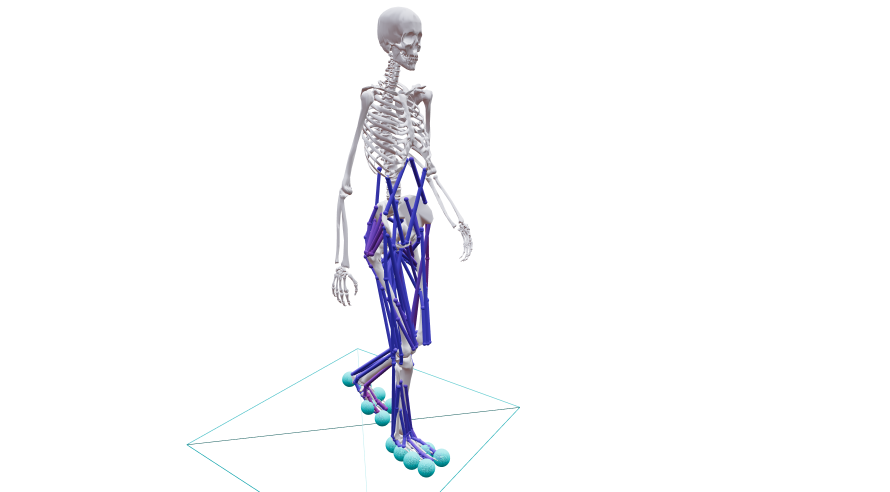
#> input picture figures/fig1a_model.png, 2670 x 1476 px, found by its file name (shown at 1/3 size)
$ python make_fig1.py
#> lines starting #> are read from the running program, lines starting #| are printed output that depends on the picture; after the words box and inside, x2 and y2 are one past the last pixel; in counts of white or black regions, pixels touching at a corner belong together
"""
Fig 1 — overview: (a) model snapshot, (b) pelvis-referenced vertical moment (top view),
(c) objective function, (d) coordination measures.

Panel (a) is an OpenSim GUI snapshot saved as  figures/fig1a_model.png  (see handover).
If the file is missing, a labelled placeholder box is drawn instead.

Run from project root:  python analysis\\make_fig1.py   ->  figures/fig1_overview.(pdf|png)
"""
import os
import numpy as np
import matplotlib
matplotlib.use('Agg')
import matplotlib.pyplot as plt
from matplotlib.patches import FancyArrowPatch, Ellipse, Circle, FancyBboxPatch, Arc

OUT = 'figures'; os.makedirs(OUT, exist_ok=True)
IMG = os.path.join(OUT, 'fig1a_model.png')
C_BASE, C_REF, C_AM = '#0072B2', '#E69F00', '#009E73'   # Okabe-Ito, as in Figs 2-6
C_TR, C_C, C_FM = '#56B4E9', '#CC79A7', '#6b6b6b'
INK, MUTED, GRID, EXP = '#000000', '#6b6b6b', '#d9d9d9', '#3a3a3a'
MM = 1 / 25.4
plt.rcParams.update({'font.family': 'sans-serif',
                     'font.sans-serif': ['Arial', 'Liberation Sans', 'Helvetica', 'DejaVu Sans'],
                     'font.size': 7, 'mathtext.default': 'regular',
                     'pdf.fonttype': 42, 'savefig.dpi': 600})


def arrow(ax, p0, p1, col=INK, lw=1.0, ms=7, ls='-', z=3):
    ax.add_patch(FancyArrowPatch(p0, p1, arrowstyle='-|>', mutation_scale=ms, color=col,
                                 lw=lw, ls=ls, zorder=z, shrinkA=0, shrinkB=0))


def title(ax, s):
    # bold upper-case panel letter, plain title
#> further down, img is the input picture: shape (1476, 2670, 4) float32; mean R, G, B, A 0.0273, 0.0284, 0.0369, 0.0538
    letter, name = s.split(' ', 1)
    ax.text(0.0, 1.0, letter, transform=ax.transAxes, ha='left', va='bottom',
            fontsize=8, fontweight='bold', color=INK)
    ax.annotate(name, (0.0, 1.0), xycoords='axes fraction', xytext=(9, 0), textcoords='offset points',
                ha='left', va='bottom', fontsize=7, color=INK)


fig = plt.figure(figsize=(180 * MM, 64 * MM))
gs = fig.add_gridspec(1, 4, width_ratios=[0.62, 1.55, 1.45, 0.92], wspace=0.42)

# ── (a) model snapshot ──────────────────────────────────────────────────
REMOVE_THIN_LINES = True   # drop 1-2 px lines (floor outline, light helper)
KEY_TO_WHITE = True   # replace the (solid) snapshot background colour with white
CROP = None   # manual crop as fractions (left, top, right, bottom), e.g. (0.3, 0.05, 0.7, 0.95); None = auto


def autocrop(img, tol=0.08, pad=0.03, line_px=2):
    """Trim a uniform background (colour estimated from the image border).
    Thin 1-2 px lines (WebGL helper/floor outlines) are removed before the bounding box is taken:
    a binary opening keeps only structures wider than ~2*line_px+1 px (bones, muscles, spheres)."""
#> called with tol = 0.08, pad = 0.03, line_px = 2
    rgb = img[..., :3].astype(float)
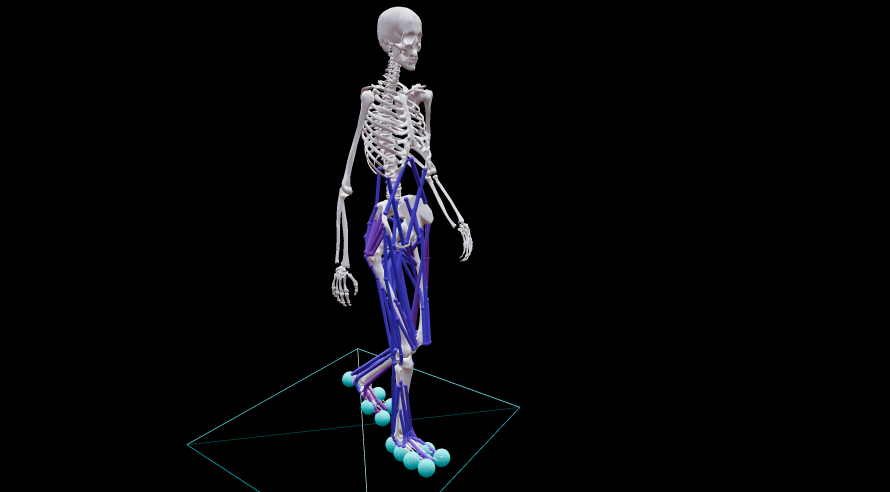
#> rgb: shape (1476, 2670, 3) float64 (shown at 1/3 size); mean R, G, B 0.0273, 0.0284, 0.0369
    if rgb.max() > 1.5: rgb /= 255.0
    border = np.concatenate([rgb[0], rgb[-1], rgb[:, 0], rgb[:, -1]])
    bg = np.median(border, axis=0)
#> bg = [0, 0, 0]
    mask = np.abs(rgb - bg).max(axis=2) > tol
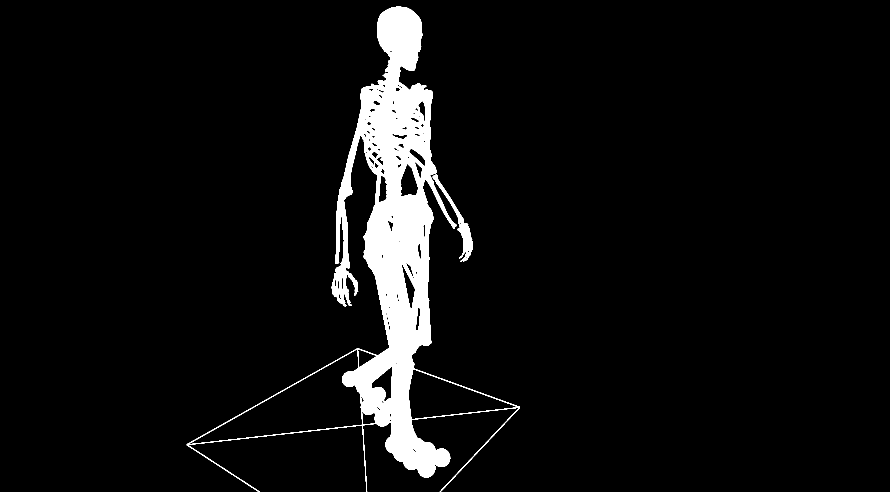
#> mask: shape (1476, 2670) bool (shown at 1/3 size); 5.6% white; 2 white regions, box (x1, y1, x2, y2) and area: (560, 20, 1560, 1476) 214460, (1298, 524, 1419, 785) 4454
    if REMOVE_THIN_LINES:
        try:
            from scipy import ndimage as ndi
            k = np.ones((2 * line_px + 1, 2 * line_px + 1), bool)
            core = ndi.binary_opening(mask, structure=k)
#> core: shape (1476, 2670) bool; 5.4% white; 5 white regions, box (x1, y1, x2, y2) and area: (1001, 20, 1369, 1433) 206829, (1299, 524, 1418, 771) 4188, (995, 843, 1006, 886) 335, (1387, 775, 1400, 783) 82, (1120, 513, 1128, 521) 52
            keep = ndi.binary_dilation(core, structure=k, iterations=2)   # keep anti-aliased edges
#> keep: shape (1476, 2670) bool; 6.5% white; 1 white region, box (x1, y1, x2, y2) and area: (991, 16, 1422, 1437) 256382
            rgb[mask & ~keep] = bg; mask &= keep
#> after `mask &= keep`:
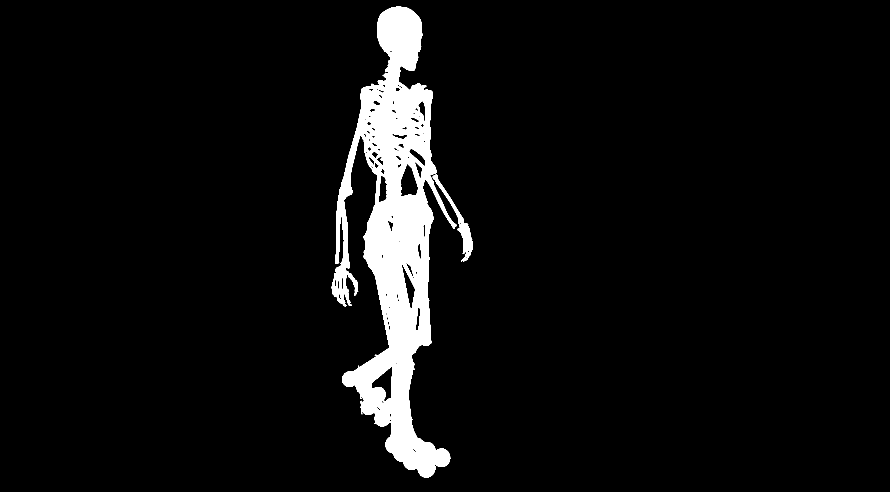
#> mask: shape (1476, 2670) bool (shown at 1/3 size); 5.4% white; 2 white regions, box (x1, y1, x2, y2) and area: (995, 20, 1369, 1433) 207917, (1298, 524, 1419, 785) 4393
        except ImportError:
            print('scipy not found: thin-line removal skipped')
    if not mask.any(): return img
    r = np.where(mask.any(1))[0]; c = np.where(mask.any(0))[0]
#> after `r = np.where(mask.any(1))[0]`: r = 1413 values from 20 to 1432
#> after `c = np.where(mask.any(0))[0]`: c = 424 values from 995 to 1418
    ph, pw = int(pad * img.shape[0]), int(pad * img.shape[1])
#> ph = 44; pw = 80
    sl = (slice(max(r[0] - ph, 0), r[-1] + ph + 1), slice(max(c[0] - pw, 0), c[-1] + pw + 1))
    rgb, mask = rgb[sl].copy(), mask[sl]
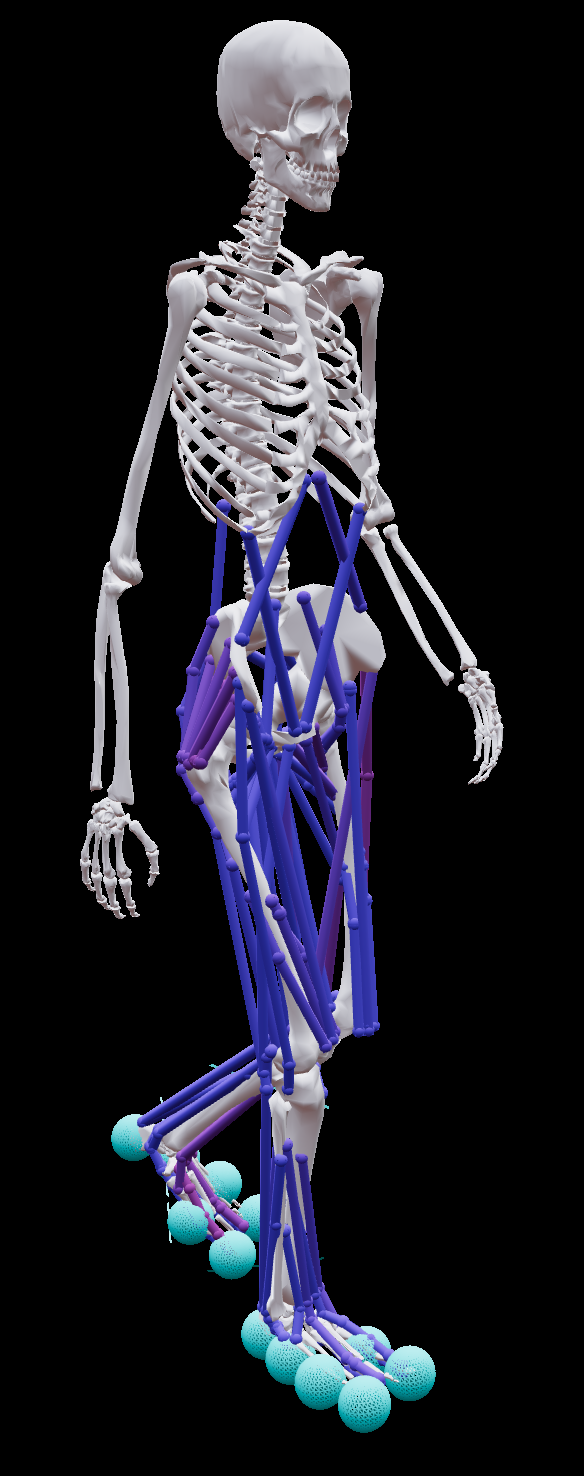
#> rgb: shape (1476, 584, 3) float64; mean R, G, B 0.123, 0.125, 0.164
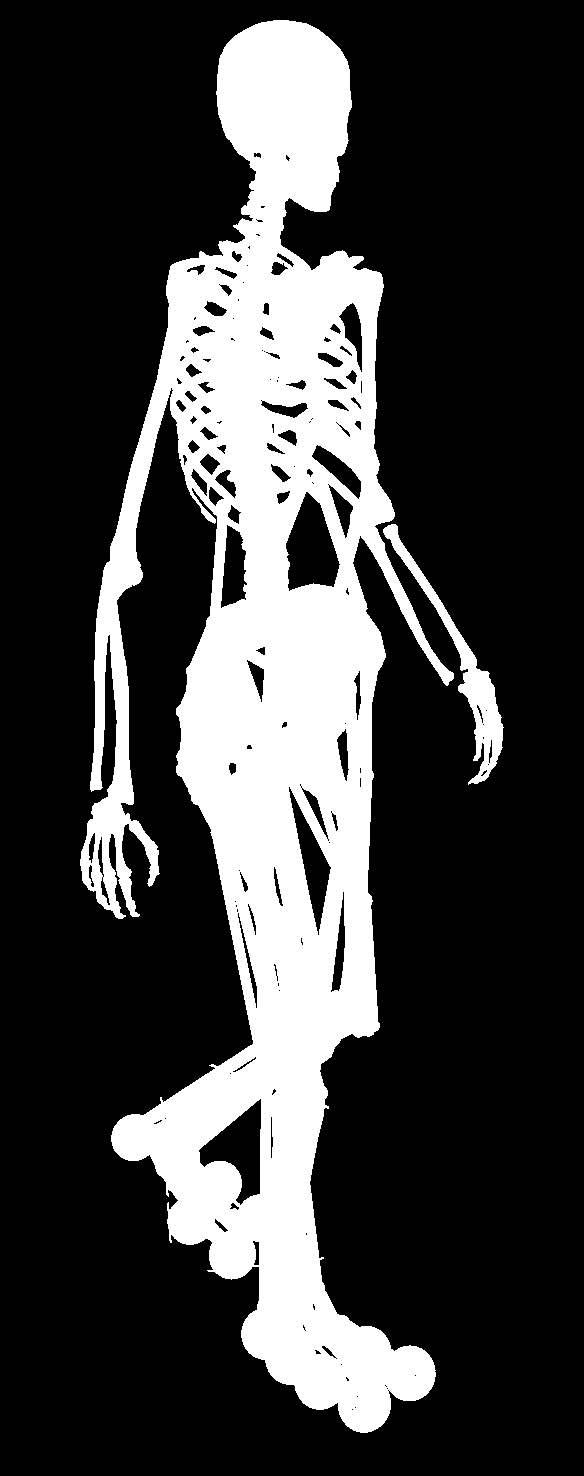
#> mask: shape (1476, 584) bool; 24.6% white; 2 white regions, box (x1, y1, x2, y2) and area: (80, 20, 454, 1433) 207917, (383, 524, 504, 785) 4393
    if KEY_TO_WHITE:   # any solid background colour -> white
        rgb[~mask] = 1.0
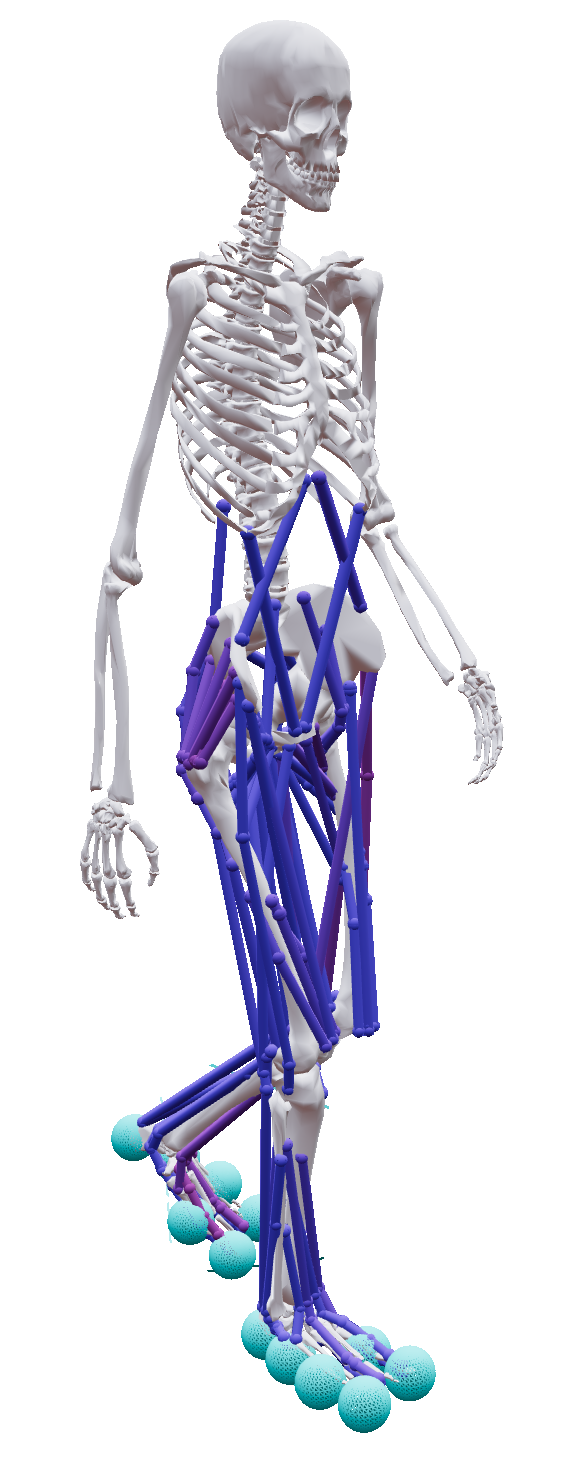
#> rgb: shape (1476, 584, 3) float64; mean R, G, B 0.877, 0.879, 0.918
    return rgb


ax = fig.add_subplot(gs[0]); ax.axis('off'); title(ax, 'A Model')
iax = ax.inset_axes([0.0, 0.24, 1.0, 0.70]); iax.axis('off')
if os.path.exists(IMG):
    img = plt.imread(IMG)
    if CROP is not None:
        h, w = img.shape[:2]; l, t, r_, b = CROP
        img = img[int(t * h):int(b * h), int(l * w):int(r_ * w)]
    else:
        img = autocrop(img)
    iax.imshow(img, interpolation='lanczos')
else:
    iax.set_xlim(0, 1); iax.set_ylim(0, 1)
    iax.add_patch(FancyBboxPatch((0.05, 0.02), 0.9, 0.96, boxstyle='round,pad=0.01',
                                 fc='#f4f3f0', ec=GRID))
    iax.text(0.5, 0.5, 'OpenSim\nsnapshot', ha='center', va='center', color=MUTED, fontsize=6.5)
ax.text(0.5, 0.20, '31 degrees of freedom, 92 muscles\n3-DOF lumbar joint, oblique subtalar axis\ntorque-driven arms\n6 contact spheres per foot',
        transform=ax.transAxes, ha='center', va='top', fontsize=5.6, color=EXP, linespacing=1.3)

# ── (b) pelvis-referenced vertical moment, top view ─────────────────────
# right-handed frame seen from above: x forward (right on page), y vertical (out of page),
# z = x × y  ->  points DOWN on the page (subject's right side)
host_b = fig.add_subplot(gs[1]); host_b.axis('off')
title(host_b, 'B Vertical moment about the pelvis')
ax = host_b.inset_axes([0.0, 0.0, 1.0, 0.97]); ax.axis('off')
ax.set_xlim(-0.15, 1.85); ax.set_ylim(-2.15, 0.30); ax.set_aspect('equal', adjustable='box')
ax.text(-0.15, 0.28, 'top view (y vertical, out of the page)', fontsize=5.6, color=MUTED, va='top')
O = np.array([0.0, -0.10]); P = np.array([0.95, -0.55]); G = P + np.array([-0.20, 0.0])
cop = np.array([1.38, -1.08])
# ground frame at O
arrow(ax, O, O + [0.26, 0], col=MUTED, lw=0.8, ms=5)
ax.text(O[0] + 0.29, O[1], 'x (forward)', va='center', color=MUTED, fontsize=5.6)
arrow(ax, O, O + [0, -0.26], col=MUTED, lw=0.8, ms=5)
ax.text(O[0] + 0.04, O[1] - 0.27, 'z (right)', ha='left', va='top', color=MUTED, fontsize=5.6)
ax.add_patch(Circle(O, 0.045, fc='white', ec=MUTED, lw=0.7, zorder=4))
ax.plot(*O, 'o', color=MUTED, ms=1.6, zorder=5)
ax.text(O[0] - 0.07, O[1] + 0.02, 'O', ha='right', va='center', color=MUTED, fontsize=6.8)
# r_P
arrow(ax, O + [0.05, -0.02], P + [-0.04, 0.02], col=MUTED, lw=0.6, ls=(0, (3, 2)), ms=5)
ax.text(0.46, -0.27, r'$\mathbf{r}_P$', color=MUTED, fontsize=6.6, va='bottom', ha='center')
# moment about P
ax.add_patch(Arc(P, 0.34, 0.34, theta1=200, theta2=500, color=C_AM, lw=1.4, zorder=3))
a1 = np.radians(500); a0 = np.radians(485)
arrow(ax, P + 0.17 * np.array([np.cos(a0), np.sin(a0)]), P + 0.17 * np.array([np.cos(a1), np.sin(a1)]),
      col=C_AM, lw=1.4, ms=6)
ax.add_patch(Circle(P, 0.03, fc=C_AM, ec='white', lw=0.8, zorder=4))
ax.text(P[0] + 0.22, P[1] + 0.10, 'M$_{P,y}$', color=C_AM, fontsize=7.2, va='center')
ax.text(P[0] + 0.02, P[1] + 0.24, 'pelvis origin P', fontsize=5.8, color=INK, ha='center', va='bottom')
# COM
ax.add_patch(Circle(G, 0.022, fc='white', ec=INK, lw=0.7, zorder=4))
ax.plot([G[0], G[0] - 0.10], [G[1] - 0.03, G[1] - 0.16], color=INK, lw=0.4)
ax.text(G[0] - 0.12, G[1] - 0.17, 'COM\n(about 7 cm posterior to P)', fontsize=5.4, ha='center', va='top',
        color=INK, linespacing=1.15)
# stance foot and ground reaction force components
ax.add_patch(Ellipse(cop + [0.02, 0], 0.40, 0.14, fc='#f2f2f2', ec=MUTED, lw=0.6))
ax.plot(*cop, 'o', color=INK, ms=2.4, zorder=5)
arrow(ax, cop, cop + [-0.28, 0], col=EXP, lw=1.2, ms=6)
ax.text(cop[0] - 0.31, cop[1], 'F$_x$', color=EXP, ha='right', va='center', fontsize=6.4)
arrow(ax, cop, cop + [0, 0.22], col=EXP, lw=1.2, ms=6)
ax.text(cop[0] + 0.04, cop[1] + 0.20, 'F$_z$', color=EXP, fontsize=6.4, va='center')
ax.text(cop[0] + 0.02, cop[1] - 0.10, 'stance foot', fontsize=5.6, color=EXP, ha='center', va='top')
# equations, separated from the drawing
ax.plot([-0.15, 1.85], [-1.40, -1.40], color=GRID, lw=0.6)
ax.text(0.85, -1.50, r'M$_{P,y}$ = $\Sigma_\mathrm{feet}$ (M$_{O,y}$ $-$ z$_P$F$_x$ + x$_P$F$_z$)',
        ha='center', va='top', fontsize=6.4, color=INK)
ax.text(0.85, -1.74, r'cost: w$_\mathrm{AM}$ (M$_{P,y}$)$^2$',
        ha='center', va='top', fontsize=6.4, color=INK)
ax.text(0.85, -1.98, r'(about the COM: dH$_{G,y}$/dt)',
        ha='center', va='top', fontsize=5.6, color=MUTED)

# ── (c) objective ───────────────────────────────────────────────────────
ax = fig.add_subplot(gs[2]); ax.axis('off'); ax.set_xlim(0, 1); ax.set_ylim(0, 1)
title(ax, 'C Objective and factors')
rows = [(r'w$_1$ $\dot{E}$', 'metabolic rate', INK, ''),
        ('w$_2$ a', 'activation', INK, ''),
        (r'w$_\mathrm{acc}$ $\ddot{q}$', 'joint acceleration', C_REF, 'varied'),
        (r'w$_4$ e$_\mathrm{arm}$', 'arm excitation', INK, ''),
        (r'w$_5$ $\tau_\mathrm{pass}$', 'passive torque', INK, ''),
        ('w$_6$ u', 'control derivatives', INK, ''),
        ('TR', r'hip rotation and subtalar springs', C_TR, ''),
        ('C', 'human stride time imposed', C_C, ''),
        ('AM', r'w$_\mathrm{AM}$ (M$_{P,y}$)$^2$, angular momentum rate', C_AM, ''),
        ('FM', r'w$_\mathrm{FM}$ T$^2$, free moment', C_FM, '')]
ax.text(0.0, 0.93, r'J = (1/d) $\int$ $\Sigma_i$ w$_i$ (x$_i$)$^2$ dt', fontsize=7, va='top')
ax.text(0.0, 0.765, 'nominal (Falisse et al., 2019)', fontsize=5.3, color=MUTED)
ys = [0.70, 0.635, 0.57, 0.505, 0.44, 0.375, 0.24, 0.175, 0.11, 0.045]
ax.plot([0, 1], [0.32, 0.32], color=GRID, lw=0.6)
ax.text(0.0, 0.295, 'candidate factors', fontsize=5.3, color=MUTED, va='top')
for (eq, desc, col, tag), y in zip(rows, ys):
    if y < 0.3: y -= 0.02
    ax.text(0.0, y, eq, color=col, fontsize=6.3, va='center', fontweight='bold' if y < 0.3 else 'normal')
    ax.text(0.30 if y > 0.3 else 0.14, y, desc + (f' ({tag})' if tag else ''), color=col if col != INK else EXP, fontsize=5.4, va='center')
    if tag:
        pass

# ── (d) coordination measures ───────────────────────────────────────────
host = fig.add_subplot(gs[3]); host.axis('off')
host.text(-0.30, 1.0, 'D', transform=host.transAxes, ha='left', va='bottom',
          fontsize=8, fontweight='bold', color=INK)
host.annotate('Coordination measure', (-0.30, 1.0), xycoords='axes fraction', xytext=(9, 0),
              textcoords='offset points', ha='left', va='bottom', fontsize=7, color=INK)
D_BOTTOM, D_HEIGHT = 0.27, 0.69          # plot box inside the panel (fractions of panel height)
ax = host.inset_axes([0.0, D_BOTTOM, 1.0, D_HEIGHT])
t = np.linspace(0, 100, 400); dphi = 96
pel = 3.2 * np.sin(2 * np.pi * t / 100)
tho = 6.0 * np.sin(2 * np.pi * t / 100 - np.radians(dphi))
ax.plot(t, pel, color=MUTED, lw=1.1)
ax.plot(t, tho, color=INK, lw=1.3)
tp, tt = 25.0, 25.0 + dphi / 360 * 100
ax.plot([tp, tp], [3.2, 7.6], color=INK, lw=0.4, ls=':')
ax.plot([tt, tt], [6.0, 7.6], color=INK, lw=0.4, ls=':')
ax.annotate('', xy=(tt, 7.6), xytext=(tp, 7.6), arrowprops=dict(arrowstyle='<->', lw=0.6, color=INK,
            shrinkA=0, shrinkB=0))
ax.text((tp + tt) / 2, 8.1, r'$\Delta\varphi_\mathrm{th\text{-}pel}$', ha='center', va='bottom',
        color=INK, fontsize=6.2)
ax.text(12, 3.9, 'pelvis', ha='center', va='bottom', color=MUTED, fontsize=5.6)
ax.text(tt + 9, 5.9, 'thorax', ha='left', va='center', color=INK, fontsize=5.6)
ax.set_xlim(0, 100); ax.set_ylim(-7.5, 10.5); ax.set_xticks([0, 50, 100]); ax.set_yticks([-6, -3, 0, 3, 6])
ax.set_xlabel('Gait cycle (%)', fontsize=6, labelpad=1); ax.set_ylabel('Rotation (°)', fontsize=6, labelpad=1)
for s_ in ('top', 'right'):
    ax.spines[s_].set_visible(False)
for s_ in ('left', 'bottom'):
    ax.spines[s_].set_color('#c3c2b7'); ax.spines[s_].set_linewidth(0.6)
ax.tick_params(colors=MUTED, labelsize=5.6, width=0.6)
host.text(-0.30, 0.06, 'thorax = pelvis + lumbar;\nphase from the first harmonic',
          transform=host.transAxes, ha='left', va='top', fontsize=5.2, color=MUTED)

fig.savefig(os.path.join(OUT, 'fig1_overview.pdf'), bbox_inches='tight')
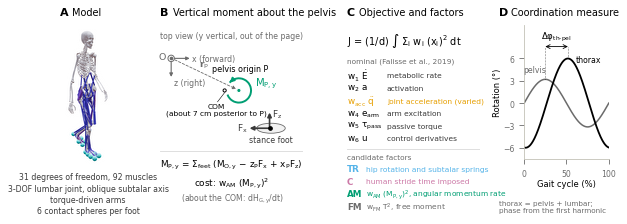
#> figure drawn by matplotlib, 1 panel
fig.savefig(os.path.join(OUT, 'fig1_overview.png'), bbox_inches='tight', dpi=300)
print('saved fig1_overview')
